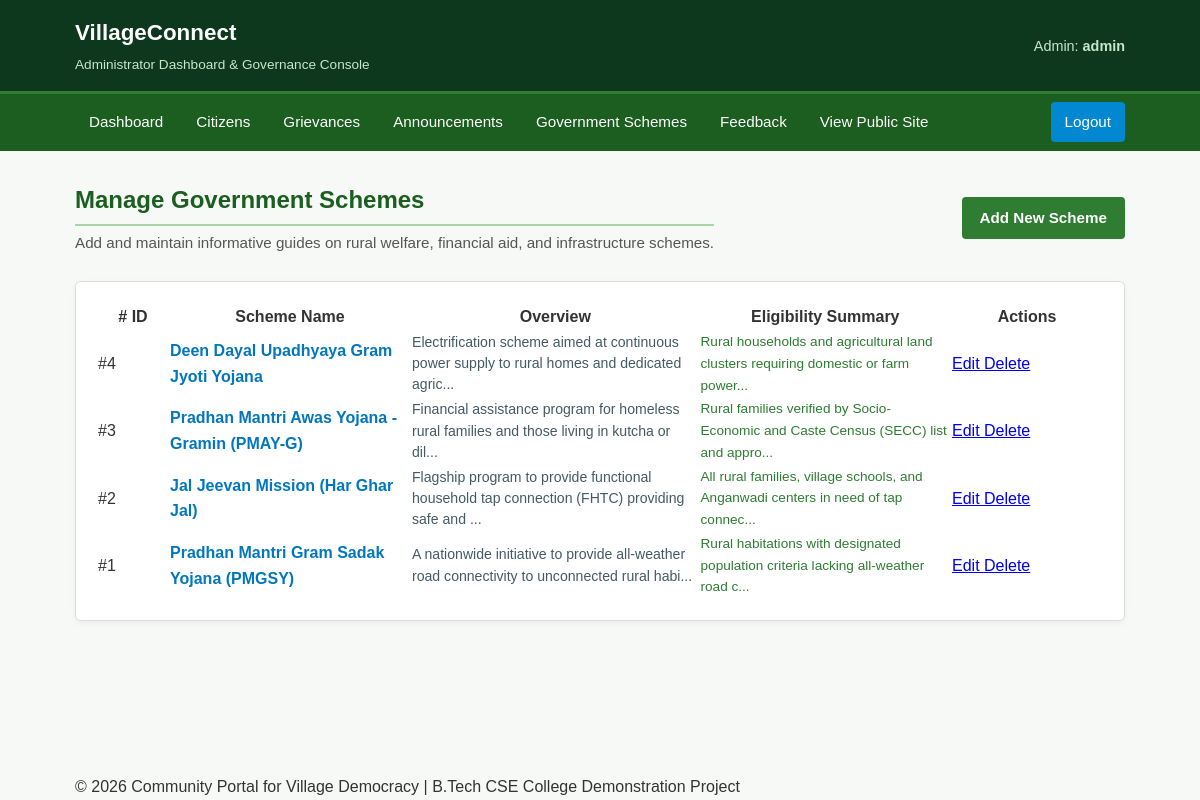
The page /admin/manage_schemes.php (signed in) on the database its author committed.
### tables this page shows
CREATE TABLE IF NOT EXISTS `government_schemes` (
    `id` INT AUTO_INCREMENT PRIMARY KEY,
    `scheme_name` VARCHAR(200) NOT NULL,
    `description` TEXT NOT NULL,
    `eligibility` TEXT NOT NULL,
    `procedure_info` TEXT NOT NULL,
    `additional_info` TEXT NULL,
    `created_at` TIMESTAMP DEFAULT CURRENT_TIMESTAMP
);

### admin/manage_schemes.php (the view, shortened to what this page needs)
<?php
require_once "../config/db.php";
$admin_username = $_SESSION['admin_username'] ?? 'admin';
$query = "SELECT * FROM government_schemes ORDER BY id DESC";
$result = mysqli_query($conn, $query);
?>
<!DOCTYPE html>
<html lang="en">
<head>
    <link rel="stylesheet" href="../assets/css/style.css">
</head>
<body>
    <header class="top-header" style="background-color: #0d381e;">
        <div class="container header-content">
            <div>
                <a href="dashboard.php" class="brand-title">
                    VillageConnect
                </a>
                <span class="brand-subtitle">Administrator Dashboard & Governance Console</span>
            </div>
            <div>
                <span style="color: #c8e6c9; font-size: 0.9rem;">
                    Admin: <strong><?php echo htmlspecialchars($admin_username); ?></strong>
                </span>
            </div>
        </div>
    </header>
    <nav class="navbar" style="background-color: #1b5e20;">
        <div class="container">
            <ul class="nav-links">
                <li><a href="dashboard.php">Dashboard</a></li>
                <li><a href="manage_citizens.php">Citizens</a></li>
                <li><a href="manage_grievances.php">Grievances</a></li>
                <li><a href="manage_announcements.php">Announcements</a></li>
                <li><a href="manage_schemes.php" class="active">Government Schemes</a></li>
                <li><a href="manage_feedback.php">Feedback</a></li>
                <li><a href="../index.php" target="_blank">View Public Site</a></li>
                <li class="nav-right"><a href="logout.php" class="nav-highlight">Logout</a></li>
            </ul>
        </div>
    </nav>
    <main class="main-content">
        <div class="container">
            <div style="display: flex; justify-content: space-between; align-items: center; flex-wrap: wrap; gap: 15px; margin-bottom: 25px;">
                <div>
                    <h1 class="section-title" style="margin-bottom: 5px;">Manage Government Schemes</h1>
                    <p class="section-desc" style="margin-bottom: 0;">
                        Add and maintain informative guides on rural welfare, financial aid, and infrastructure schemes.
                    </p>
                </div>
                <div>
                    <a href="add_scheme.php" class="btn btn-primary">Add New Scheme</a>
                </div>
            </div>
            <div class="card">
                <?php if ($result && mysqli_num_rows($result) > 0): ?>
                    <div class="table-responsive">
                        <table class="styled-table">
                            <thead>
                                <tr>
                                    <th style="width: 70px;"># ID</th>
                                    <th style="width: 240px;">Scheme Name</th>
                                    <th>Overview</th>
                                    <th>Eligibility Summary</th>
                                    <th style="width: 150px;">Actions</th>
                                </tr>
                            </thead>
                            <tbody>
                                <?php while ($row = mysqli_fetch_assoc($result)): ?>
                                    <tr>
                                        <td>#<?php echo $row['id']; ?></td>
                                        <td><strong style="color: #0277bd;"><?php echo htmlspecialchars($row['scheme_name']); ?></strong></td>
                                        <td>
                                            <div style="font-size: 0.88rem; color: #455a64; line-height: 1.5;">
                                                <?php
                                                $desc = htmlspecialchars($row['description']);
                                                echo (strlen($desc) > 90) ? substr($desc, 0, 90) . '...' : $desc;
                                                ?>
                                            </div>
                                        </td>
                                        <td>
                                            <div style="font-size: 0.85rem; color: #2e7d32;">
                                                <?php
                                                $elg = htmlspecialchars($row['eligibility']);
                                                echo (strlen($elg) > 80) ? substr($elg, 0, 80) . '...' : $elg;
                                                ?>
                                            </div>
                                        </td>
                                        <td>
                                            <div class="action-links">
                                                <a href="edit_scheme.php?id=<?php echo $row['id']; ?>" class="action-edit">
                                                    Edit
                                                </a>
                                                <a href="manage_schemes.php?delete=<?php echo $row['id']; ?>"
                                                   class="action-delete"
                                                   onclick="return confirmDelete('government scheme');">
                                                    Delete
                                                </a>
                                            </div>
                                        </td>
                                    </tr>
                                <?php endwhile; ?>
                            </tbody>
                        </table>
                    </div>
                <?php endif; ?>
            </div>
        </div>
    </main>
    <footer class="site-footer">
        <div class="container text-center">
            <div class="footer-bottom">
                <p>&copy; <?php echo date("Y"); ?> Community Portal for Village Democracy | B.Tech CSE College Demonstration Project</p>
            </div>
        </div>
    </footer>
</body>
</html>

### assets/css/style.css (style rules this page uses)
* { margin: 0; padding: 0; box-sizing: border-box; }
body { font-family: 'Segoe UI', Tahoma, Geneva, Verdana, sans-serif; background-color: #f4f8fa; color: #2c3e50; font-family: Arial, Helvetica, sans-serif; background-color: #f7f9f7; color: #333333; line-height: 1.6; display: flex; flex-direction: column; min-height: 100vh; }
.container { width: 90%; max-width: 1200px; max-width: 1100px; margin: 0 auto; padding: 0 15px; }
.top-header { background-color: #1b5e20; background-color: #1b5e20; color: #ffffff; padding: 14px 0; box-shadow: 0 2px 8px rgba(0, 0, 0, 0.12); padding: 15px 0; border-bottom: 3px solid #2e7d32; }
.header-content { display: flex; justify-content: space-between; align-items: center; flex-wrap: wrap; gap: 10px; }
.brand-title { font-size: 1.35rem; font-weight: 700; font-size: 1.4rem; font-weight: bold; color: #ffffff; text-decoration: none; display: flex; align-items: center; gap: 8px; }
.brand-subtitle { font-size: 0.8rem; font-weight: normal; font-size: 0.85rem; color: #c8e6c9; display: block; color: #c8e6c9; margin-top: 3px; }
.navbar { background-color: #2e7d32; border-bottom: 3px solid #81c784; background-color: #2e7d32; border-bottom: 1px solid #1b5e20; }
.nav-links { list-style: none; display: flex; flex-wrap: wrap; gap: 4px; padding: 6px 0; gap: 5px; padding: 8px 0; }
.nav-links li a { color: #ffffff; text-decoration: none; padding: 9px 14px; padding: 8px 14px; border-radius: 4px; font-size: 0.95rem; display: inline-block; font-size: 0.95rem; font-weight: 500; transition: background-color 0.2s ease, color 0.2s ease; }
.nav-links li a:hover, .nav-links li a.active { background-color: #1b5e20; color: #ffffff; }
.nav-links li a.nav-highlight { background-color: #0288d1; color: #ffffff; }
.nav-links li.nav-right { margin-left: auto; }
.btn { display: inline-block; padding: 10px 20px; padding: 9px 18px; font-size: 0.95rem; font-weight: 600; font-weight: bold; text-decoration: none; border-radius: 5px; border-radius: 4px; border: none; cursor: pointer; text-align: center; transition: background-color 0.2s, transform 0.1s; }
.btn-primary { background-color: #2e7d32; color: #ffffff; }
.main-content { flex: 1; padding: 35px 0; padding: 30px 0; }
.section-title { font-size: 1.7rem; font-size: 1.5rem; color: #1b5e20; margin-bottom: 20px; padding-bottom: 8px; margin-bottom: 15px; padding-bottom: 5px; border-bottom: 2px solid #a5d6a7; position: relative; }
.section-desc { font-size: 1rem; color: #546e7a; margin-bottom: 25px; font-size: 0.95rem; color: #555555; margin-bottom: 20px; }
.card { background-color: #ffffff; border-radius: 8px; border: 1px solid #e0e0e0; box-shadow: 0 2px 6px rgba(0, 0, 0, 0.05); padding: 22px; margin-bottom: 22px; transition: transform 0.2s ease, box-shadow 0.2s ease; border: 1px solid #dcdcdc; border-radius: 6px; padding: 20px; margin-bottom: 20px; }

### rows shown on the page
government_schemes: id "4", scheme_name "Deen Dayal Upadhyaya Gram Jyoti Yojana", description "Electrification scheme aimed at continuous power supply to rural homes and dedicated agric", eligibility "Rural households and agricultural land clusters requiring domestic or farm power"
government_schemes: id "3", scheme_name "Pradhan Mantri Awas Yojana - Gramin (PMAY-G)", description "Financial assistance program for homeless rural families and those living in kutcha or dil", eligibility "Rural families verified by Socio-Economic and Caste Census (SECC) list and appro"
government_schemes: id "2", scheme_name "Jal Jeevan Mission (Har Ghar Jal)", description "Flagship program to provide functional household tap connection (FHTC) providing safe and", eligibility "All rural families, village schools, and Anganwadi centers in need of tap connec"
government_schemes: id "1", scheme_name "Pradhan Mantri Gram Sadak Yojana (PMGSY)", description "A nationwide initiative to provide all-weather road connectivity to unconnected rural habi", eligibility "Rural habitations with designated population criteria lacking all-weather road c"

### other values the page prints
$admin_username "admin"
